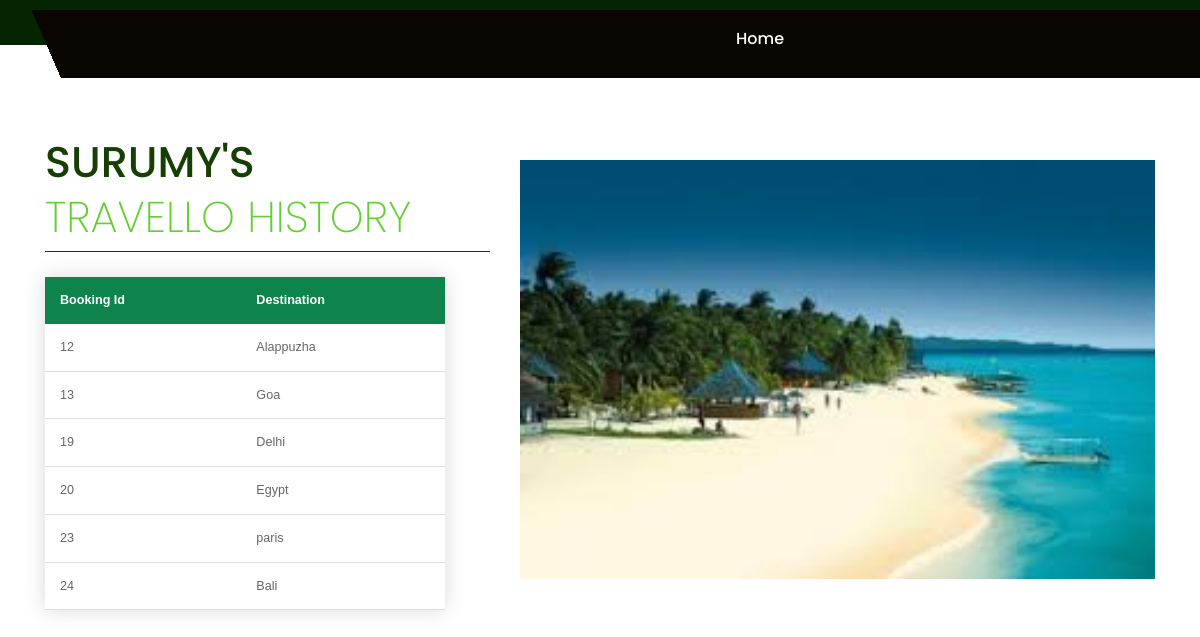
The app's page /accounts/history (signed in) with its own data.
### home/models.py (models this page shows)
class Destination(models.Model):
    dest_name =models.CharField(max_length=100)
    desc =models.CharField(max_length=200)
    img= models.ImageField(upload_to="pics",default="image/bali.jpg")
    price =models.IntegerField()
    offer =models.BooleanField(default=False)

### accounts/views.py (the view)
# urls.py: path('history',views.history,name='history'),
def history(request):
    i=0
    j=0
    dic=list()
    book_dests=list()
    books_id=list()
    dests2=list()
    user_id=request.user.id
    books=Booking.objects.all()
    dests=Destination.objects.all()
    users=User.objects.all()
    for user in users:
        if user.id==user_id:
            fname=user.username
    if Booking.objects.filter(user_id=request.user.id).exists():
        for book in books:
            if book.user_id==user_id:
                books_id.append(book.id)
                book_dests.append(book.dest_id)
                for i in range(len(books_id)):
                    for dest in dests:
                        if dest.id==book_dests[i]:
                            if dest.dest_name not in dests2:
                             dests2.append(dest.dest_name)
    else:
        messages.info(request,"no history available for you with Travello.")
        return redirect("/")
    for j in range(len(dests2)):
        id1=books_id[j]
        name=dests2[j]
        dic.append({"id":id1,"name":name}.values())
    return render(None,'history.html',{"name":fname,'dests':dic})

### accounts/templates/history.html (shortened to what this page needs)
{% load static %}
<!DOCTYPE html>
<html lang="en">
<head>
    <link rel="stylesheet" href="{% static 'css/bootstrap.min.css' %}">
    <link rel="stylesheet" href="{% static 'css/style.css' %}">
    <link rel="stylesheet" href="{% static 'css/responsive.css' %}">
    <link rel="stylesheet" href="{% static 'css/jquery.mCustomScrollbar.min.css' %}">
    <link rel="stylesheet" href="https://cdnjs.cloudflare.com/ajax/libs/font-awesome/4.7.0/css/font-awesome.min.css">
    <link rel="stylesheet" href="https://cdnjs.cloudflare.com/ajax/libs/fancybox/2.1.5/jquery.fancybox.min.css" media="screen">
</head>
<body class="main-layout ">
    <header>
        <div class="header">
            <div class="container">
                <div class="row">
                    <div class="col-md-12 location_icon_bottum">
                       <div class="row">
                            <div class="col-md-8 ">
                                <div class="menu-area">
                                    <div class="limit-box">
                                        <nav class="main-menu">
                                            <ul class="menu-area-main">
                                                <li class="active"> <a href="/">Home</a> </li>
                                            </ul>
                                        </nav>
                                    </div>
                                </div>
                            </div>
                       </div>
                    </div>
                </div>
            </div>
        </div>
    </header>
    <div id="about" class="about">
        <div class="container">
            <div class="row">
                <div class="col-xl-5 col-lg-5 col-md-5 co-sm-l2">
                    <div class="about_box">
                        <h2> {{name}}'s <br><strong class="black">Travello history</strong></h2>
                        <table>
                            <thead>
                                <tr>
                                    <th> Booking Id</th>
                                    <th> Destination</th>
                                </tr>
                            </thead>
                            <tbody>
                                {%for dest in dests%}
                                <tr>
                                 {%for i in dest%}
                                 <td>
                                     {{i}}
                                 </td>
                                 {%endfor%}
                                </tr>
                                {% endfor%}
                            </tbody>
                        </table>
                    </div>
                </div>
                <div class="col-xl-7 col-lg-7 col-md-7 co-sm-l2">
                    <div class="about_img">
                        <figure><img src="{% static 'images/goa.jpg' %}" alt="img" /></figure>
                    </div>
                </div>
            </div>
        </div>
    </div>
</body>
</html>

### home/static/css/style.css (style rules this page uses)
* { box-sizing: border-box !important; transition: ease all 0.5s; }
html { scroll-behavior: smooth; }
body { color: #666666; font-size: 14px; font-family: poppins; line-height: 1.80857; font-weight: normal; overflow-x: hidden; }
a { color: #1f1f1f; text-decoration: none !important; outline: none !important; -webkit-transition: all .3s ease-in-out; -moz-transition: all .3s ease-in-out; -ms-transition: all .3s ease-in-out; -o-transition: all .3s ease-in-out; transition: all .3s ease-in-out; }
h1, h2, h3, h4, h5, h6 { letter-spacing: 0; font-weight: normal; position: relative; padding: 0 0 10px 0; font-weight: normal; line-height: normal; color: #111111; margin: 0 }
h2 { font-size: 22px }
*, *::after, *::before { -webkit-box-sizing: border-box; -moz-box-sizing: border-box; box-sizing: border-box; }
ul, li, ol { margin: 0px; padding: 0px; list-style: none; }
a { color: #222222; text-decoration: none; outline: none !important; }
a, .btn { text-decoration: none !important; outline: none !important; -webkit-transition: all .3s ease-in-out; -moz-transition: all .3s ease-in-out; -ms-transition: all .3s ease-in-out; -o-transition: all .3s ease-in-out; transition: all .3s ease-in-out; }
img { max-width: 100%; height: auto; }
.header { font-family: poppins; padding: 10px 0px; background: #052501; background-repeat: no-repeat; background-size: 100% 100%; background-position: center center; }
nav.main-menu { float: right; margin-left: 0; }
.menu-area-main li.active a { color: #fff; }
.main-menu { text-align: center; }
.main-menu ul { margin: 0; list-style-type: none; margin-bottom: 10px; }
.main-menu ul>li { display: inline-block; position: relative; }
.main-menu ul>li a { line-height: 20px; font-size: 16px; display: block; font-weight: 500; color: #fff; padding: 19px 17px; }
.main-menu ul li:first-child { margin-left: 0; }
.main-menu ul>li { position: inherit; display: inline-block; vertical-align: middle; }
.location_icon_bottum { position: relative; z-index: 999; background: #090501; margin-left: 31px; top: 0; margin-bottom: -43px; }
.location_icon_bottum::before { position: absolute; content: ""; top: 0px; background: url(../icon/wfe4.png); background-repeat: repeat; width: 67px; height: 67px; background-repeat: no-repeat; left: -35px; }
.location_icon_bottum ul li { display: inline-block; padding: 0px 10px; color: #fff; font-size: 15px; font-weight: 500; }
.black { color: #63ce33; font-weight: 208; }
.about { padding: 90px 0; }
.about .about_img figure { margin: 0px; }
.about .about_box { text-align: left; }
.about .about_box h2 { font-weight: 500; font-size: 43px; color: #163f03; line-height: 55px; padding-bottom: 7px; display: block; text-transform: uppercase; padding: 0px 0px 6px 0px; border-bottom: #163f03 solid 1px; }
.about_img { margin-top: 25px; }
.about_img figure { margin: 0; }
.about_img figure img { width: 100%; }

### home/static/css/responsive.css (style rules this page uses)
@media (min-width: 1200px) and (max-width: 1500px) { .main-menu ul > li a { padding: 19px 12px; } }

### accounts/templates/history.html (style rules this page uses)
table { border-collapse: collapse; margin: 25px 0; font-size: 0.9em; font-family: sans-serif; min-width: 400px; box-shadow: 0 0 20px rgba(0, 0, 0, 0.15); }
thead tr { background-color: #0e834c; color: #ffffff; text-align: left; }
th,td { padding: 12px 15px; }
tbody tr { border-bottom: 1px solid #dddddd; }

### records on screen
Destination: dest "Alappuzha"
Destination: dest "Goa"
Destination: dest "Delhi"
Destination: dest "Egypt"
Destination: dest "paris"
Destination: dest "Bali"

### other values on screen
{{ name }} "SURUMY"
{{ i }} "12" "13" "19" "20" "23" "24"
